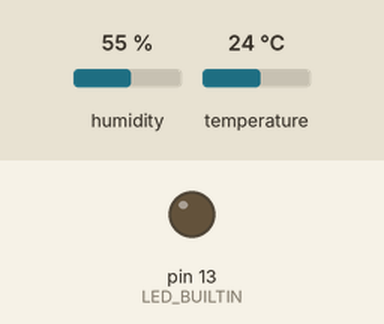
Simulated run of this sketch. Board: Arduino Uno, built with avr-gcc and run on an emulated ATmega328P. Parts: output pins drawn as LEDs (lit = HIGH). The inputs (shaded band) are chosen by the test bench; at power-on: humidity 55 %, temperature 24 °C. What the sketch prints to the serial monitor is not drawn.

Above: at 1.0 s.
At 7.1 s:
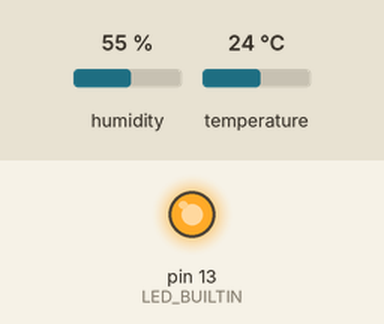
Timing chart, 0 to 29.3 s (numbered marks = the images above):
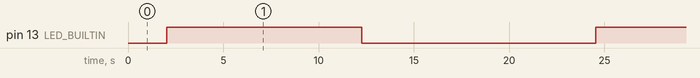

The sketch:

DHTtester.ino
```cpp
// Example testing sketch for various DHT humidity/temperature sensors
// Written by ladyada, public domain

// REQUIRES the following Arduino libraries:
// - DHT Sensor Library: https://github.com/adafruit/DHT-sensor-library
// - Adafruit Unified Sensor Lib: https://github.com/adafruit/Adafruit_Sensor

#include "DHT.h"

#define DHTPIN 2     // Digital pin connected to the DHT sensor
// Feather HUZZAH ESP8266 note: use pins 3, 4, 5, 12, 13 or 14 --
// Pin 15 can work but DHT must be disconnected during program upload.

// Uncomment whatever type you're using!
#define DHTTYPE DHT11   // DHT 11
//#define DHTTYPE DHT22   // DHT 22  (AM2302), AM2321
//#define DHTTYPE DHT21   // DHT 21 (AM2301)

// Connect pin 1 (on the left) of the sensor to +5V
// NOTE: If using a board with 3.3V logic like an Arduino Due connect pin 1
// to 3.3V instead of 5V!
// Connect pin 2 of the sensor to whatever your DHTPIN is
// Connect pin 4 (on the right) of the sensor to GROUND
// Connect a 10K resistor from pin 2 (data) to pin 1 (power) of the sensor

// Initialize DHT sensor.
// Note that older versions of this library took an optional third parameter to
// tweak the timings for faster processors.  This parameter is no longer needed
// as the current DHT reading algorithm adjusts itself to work on faster procs.
DHT dht(DHTPIN, DHTTYPE);

void setup() {
  Serial.begin(9600);
  Serial.println(F("DHT 1 test!"));
    pinMode(LED_BUILTIN, OUTPUT);
  dht.begin();
}

void loop() {
  // Wait a few seconds between measurements.
  delay(2000);

  // Reading temperature or humidity takes about 250 milliseconds!
  // Sensor readings may also be up to 2 seconds 'old' (its a very slow sensor)
  float h = dht.readHumidity();
  // Read temperature as Celsius (the default)
  float t = dht.readTemperature();
  // Read temperature as Fahrenheit (isFahrenheit = true)
  float f = dht.readTemperature(true);

  // Check if any reads failed and exit early (to try again).
  if (isnan(h) || isnan(t) || isnan(f)) {
    Serial.println(F("Failed to read from DHT sensor!"));
    return;
  }

  // Compute heat index in Fahrenheit (the default)
  float hif = dht.computeHeatIndex(f, h);
  // Compute heat index in Celsius (isFahreheit = false)
  float hic = dht.computeHeatIndex(t, h, false);

  digitalWrite(LED_BUILTIN, HIGH);   // turn the LED on (HIGH is the voltage level)
  delay(-t*t*10+16000);                       // wait for a second
  digitalWrite(LED_BUILTIN, LOW);    // turn the LED off by making the voltage LOW
  delay(-t*t*10+16000);

  Serial.print(F("Humidity: "));
  Serial.print(h);
  Serial.print(F("%  Temperature: "));
  Serial.print(t);
  Serial.print(F("°C "));
  Serial.print(f);
  Serial.print(F("°F  Heat index: "));
  Serial.print(hic);
  Serial.print(F("°C "));
  Serial.print(hif);
  Serial.println(F("°F"));
}
```

Measured:
- by itself, pin 13 (LED_BUILTIN): alternates HIGH for 10.2 s and LOW for 12.3 s
